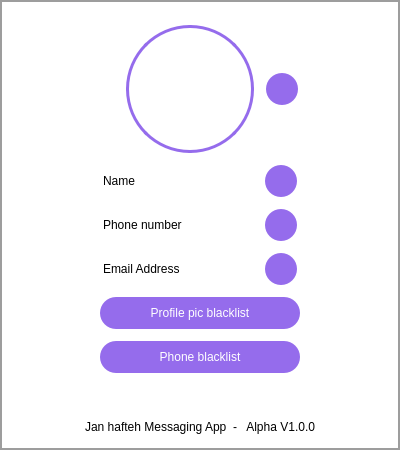
<?xml version="1.0" encoding="UTF-8"?>
<ui version="4.0">
 <class>SettingsDialog</class>
 <widget class="QDialog" name="SettingsDialog">
  <property name="geometry">
   <rect>
    <x>0</x>
    <y>0</y>
    <width>400</width>
    <height>450</height>
   </rect>
  </property>
  <property name="minimumSize">
   <size>
    <width>400</width>
    <height>450</height>
   </size>
  </property>
  <property name="maximumSize">
   <size>
    <width>400</width>
    <height>450</height>
   </size>
  </property>
  <property name="windowTitle">
   <string>Dialog</string>
  </property>
  <property name="layoutDirection">
   <enum>Qt::LeftToRight</enum>
  </property>
  <property name="styleSheet">
   <string notr="true">QLabel {
font: 500 15pt &quot;Helvetica Now Display&quot;; 
}
QDialog {
border: 2px solid #9d9d9d; background: white;
}

QAbstractButton{
border-radius: 16px; 
font: 800 13pt &quot;Helvetica Now Display&quot;; 
background: #956cec; 
color:white; 
}
QAbstractButton:hover {
background: #7152b3;
}
QAbstractButton:pressed {
background: white; 
border: 2px solid #956cec; 
color: #956cec;
}

QLineEdit {
border-radius: 20px;
border-style: solid;
border-width: 2px;
border-color: #9d9d9d;
padding-left: 10px;
font: 12pt &quot;Helvetica Now Text&quot;;
}</string>
  </property>
  <layout class="QVBoxLayout" name="verticalLayout">
   <property name="spacing">
    <number>12</number>
   </property>
   <property name="topMargin">
    <number>25</number>
   </property>
   <item>
    <layout class="QHBoxLayout" name="horizontalLayout_4">
     <item>
      <spacer name="horizontalSpacer_11">
       <property name="orientation">
        <enum>Qt::Horizontal</enum>
       </property>
       <property name="sizeHint" stdset="0">
        <size>
         <width>40</width>
         <height>20</height>
        </size>
       </property>
      </spacer>
     </item>
     <item>
      <spacer name="horizontalSpacer_2">
       <property name="orientation">
        <enum>Qt::Horizontal</enum>
       </property>
       <property name="sizeHint" stdset="0">
        <size>
         <width>70</width>
         <height>20</height>
        </size>
       </property>
      </spacer>
     </item>
     <item>
      <widget class="QLabel" name="profilePic">
       <property name="sizePolicy">
        <sizepolicy hsizetype="Fixed" vsizetype="Fixed">
         <horstretch>0</horstretch>
         <verstretch>0</verstretch>
        </sizepolicy>
       </property>
       <property name="minimumSize">
        <size>
         <width>128</width>
         <height>128</height>
        </size>
       </property>
       <property name="maximumSize">
        <size>
         <width>128</width>
         <height>128</height>
        </size>
       </property>
       <property name="styleSheet">
        <string notr="true">QLabel {
border-radius: 64px;
	border: 3px solid #956cec;
}</string>
       </property>
       <property name="pixmap">
        <pixmap resource="Resources.qrc">:/Graphics/Graphics/keanu.jpg</pixmap>
       </property>
       <property name="scaledContents">
        <bool>true</bool>
       </property>
      </widget>
     </item>
     <item>
      <widget class="QPushButton" name="editProfilePicButton">
       <property name="minimumSize">
        <size>
         <width>32</width>
         <height>32</height>
        </size>
       </property>
       <property name="maximumSize">
        <size>
         <width>32</width>
         <height>32</height>
        </size>
       </property>
       <property name="cursor">
        <cursorShape>PointingHandCursor</cursorShape>
       </property>
       <property name="styleSheet">
        <string notr="true">QPushButton {
border-image: url(:/Graphics/Graphics/edit_button.png);

}</string>
       </property>
      </widget>
     </item>
     <item>
      <spacer name="horizontalSpacer_14">
       <property name="orientation">
        <enum>Qt::Horizontal</enum>
       </property>
       <property name="sizeHint" stdset="0">
        <size>
         <width>40</width>
         <height>20</height>
        </size>
       </property>
      </spacer>
     </item>
     <item>
      <spacer name="horizontalSpacer">
       <property name="orientation">
        <enum>Qt::Horizontal</enum>
       </property>
       <property name="sizeHint" stdset="0">
        <size>
         <width>40</width>
         <height>20</height>
        </size>
       </property>
      </spacer>
     </item>
    </layout>
   </item>
   <item>
    <layout class="QHBoxLayout" name="horizontalLayout">
     <property name="sizeConstraint">
      <enum>QLayout::SetMinimumSize</enum>
     </property>
     <item>
      <spacer name="horizontalSpacer_5">
       <property name="orientation">
        <enum>Qt::Horizontal</enum>
       </property>
       <property name="sizeHint" stdset="0">
        <size>
         <width>40</width>
         <height>20</height>
        </size>
       </property>
      </spacer>
     </item>
     <item>
      <widget class="QLabel" name="usernameLabel">
       <property name="minimumSize">
        <size>
         <width>150</width>
         <height>0</height>
        </size>
       </property>
       <property name="text">
        <string>Name</string>
       </property>
      </widget>
     </item>
     <item>
      <widget class="QPushButton" name="editUsernameButton">
       <property name="minimumSize">
        <size>
         <width>32</width>
         <height>32</height>
        </size>
       </property>
       <property name="maximumSize">
        <size>
         <width>32</width>
         <height>32</height>
        </size>
       </property>
       <property name="cursor">
        <cursorShape>PointingHandCursor</cursorShape>
       </property>
       <property name="styleSheet">
        <string notr="true">QPushButton {
border-image: url(:/Graphics/Graphics/edit_button.png);

}</string>
       </property>
      </widget>
     </item>
     <item>
      <spacer name="horizontalSpacer_6">
       <property name="orientation">
        <enum>Qt::Horizontal</enum>
       </property>
       <property name="sizeHint" stdset="0">
        <size>
         <width>40</width>
         <height>20</height>
        </size>
       </property>
      </spacer>
     </item>
    </layout>
   </item>
   <item>
    <layout class="QHBoxLayout" name="horizontalLayout_2">
     <item>
      <spacer name="horizontalSpacer_7">
       <property name="orientation">
        <enum>Qt::Horizontal</enum>
       </property>
       <property name="sizeHint" stdset="0">
        <size>
         <width>40</width>
         <height>20</height>
        </size>
       </property>
      </spacer>
     </item>
     <item>
      <widget class="QLabel" name="phoneLabel">
       <property name="minimumSize">
        <size>
         <width>150</width>
         <height>0</height>
        </size>
       </property>
       <property name="text">
        <string>Phone number</string>
       </property>
      </widget>
     </item>
     <item>
      <widget class="QPushButton" name="editPhoneButton">
       <property name="minimumSize">
        <size>
         <width>32</width>
         <height>32</height>
        </size>
       </property>
       <property name="maximumSize">
        <size>
         <width>32</width>
         <height>32</height>
        </size>
       </property>
       <property name="cursor">
        <cursorShape>PointingHandCursor</cursorShape>
       </property>
       <property name="styleSheet">
        <string notr="true">QPushButton {
border-image: url(:/Graphics/Graphics/edit_button.png);

}</string>
       </property>
      </widget>
     </item>
     <item>
      <spacer name="horizontalSpacer_8">
       <property name="orientation">
        <enum>Qt::Horizontal</enum>
       </property>
       <property name="sizeHint" stdset="0">
        <size>
         <width>40</width>
         <height>20</height>
        </size>
       </property>
      </spacer>
     </item>
    </layout>
   </item>
   <item>
    <layout class="QHBoxLayout" name="horizontalLayout_3">
     <item>
      <spacer name="horizontalSpacer_9">
       <property name="orientation">
        <enum>Qt::Horizontal</enum>
       </property>
       <property name="sizeHint" stdset="0">
        <size>
         <width>40</width>
         <height>20</height>
        </size>
       </property>
      </spacer>
     </item>
     <item>
      <widget class="QLabel" name="emailAddressLabel">
       <property name="minimumSize">
        <size>
         <width>150</width>
         <height>0</height>
        </size>
       </property>
       <property name="text">
        <string>Email Address</string>
       </property>
      </widget>
     </item>
     <item>
      <widget class="QPushButton" name="editEmailButton">
       <property name="minimumSize">
        <size>
         <width>32</width>
         <height>32</height>
        </size>
       </property>
       <property name="maximumSize">
        <size>
         <width>32</width>
         <height>32</height>
        </size>
       </property>
       <property name="cursor">
        <cursorShape>PointingHandCursor</cursorShape>
       </property>
       <property name="styleSheet">
        <string notr="true">QPushButton {
border-image: url(:/Graphics/Graphics/edit_button.png);
}</string>
       </property>
      </widget>
     </item>
     <item>
      <spacer name="horizontalSpacer_10">
       <property name="orientation">
        <enum>Qt::Horizontal</enum>
       </property>
       <property name="sizeHint" stdset="0">
        <size>
         <width>40</width>
         <height>20</height>
        </size>
       </property>
      </spacer>
     </item>
    </layout>
   </item>
   <item>
    <layout class="QHBoxLayout" name="horizontalLayout_5">
     <property name="sizeConstraint">
      <enum>QLayout::SetMinimumSize</enum>
     </property>
     <item>
      <spacer name="horizontalSpacer_4">
       <property name="orientation">
        <enum>Qt::Horizontal</enum>
       </property>
       <property name="sizeHint" stdset="0">
        <size>
         <width>40</width>
         <height>20</height>
        </size>
       </property>
      </spacer>
     </item>
     <item>
      <widget class="QPushButton" name="addProfileBlacklistButton">
       <property name="minimumSize">
        <size>
         <width>200</width>
         <height>32</height>
        </size>
       </property>
       <property name="maximumSize">
        <size>
         <width>200</width>
         <height>32</height>
        </size>
       </property>
       <property name="cursor">
        <cursorShape>PointingHandCursor</cursorShape>
       </property>
       <property name="styleSheet">
        <string notr="true"/>
       </property>
       <property name="text">
        <string>Profile pic blacklist</string>
       </property>
      </widget>
     </item>
     <item>
      <spacer name="horizontalSpacer_3">
       <property name="orientation">
        <enum>Qt::Horizontal</enum>
       </property>
       <property name="sizeHint" stdset="0">
        <size>
         <width>40</width>
         <height>20</height>
        </size>
       </property>
      </spacer>
     </item>
    </layout>
   </item>
   <item>
    <layout class="QHBoxLayout" name="horizontalLayout_6">
     <property name="sizeConstraint">
      <enum>QLayout::SetMinimumSize</enum>
     </property>
     <item>
      <spacer name="horizontalSpacer_12">
       <property name="orientation">
        <enum>Qt::Horizontal</enum>
       </property>
       <property name="sizeHint" stdset="0">
        <size>
         <width>40</width>
         <height>20</height>
        </size>
       </property>
      </spacer>
     </item>
     <item>
      <widget class="QPushButton" name="addPhoneBlacklistButton">
       <property name="minimumSize">
        <size>
         <width>200</width>
         <height>32</height>
        </size>
       </property>
       <property name="maximumSize">
        <size>
         <width>200</width>
         <height>32</height>
        </size>
       </property>
       <property name="cursor">
        <cursorShape>PointingHandCursor</cursorShape>
       </property>
       <property name="styleSheet">
        <string notr="true"/>
       </property>
       <property name="text">
        <string>Phone blacklist</string>
       </property>
      </widget>
     </item>
     <item>
      <spacer name="horizontalSpacer_13">
       <property name="orientation">
        <enum>Qt::Horizontal</enum>
       </property>
       <property name="sizeHint" stdset="0">
        <size>
         <width>40</width>
         <height>20</height>
        </size>
       </property>
      </spacer>
     </item>
    </layout>
   </item>
   <item>
    <spacer name="verticalSpacer">
     <property name="orientation">
      <enum>Qt::Vertical</enum>
     </property>
     <property name="sizeHint" stdset="0">
      <size>
       <width>20</width>
       <height>40</height>
      </size>
     </property>
    </spacer>
   </item>
   <item>
    <widget class="QLabel" name="label">
     <property name="minimumSize">
      <size>
       <width>0</width>
       <height>25</height>
      </size>
     </property>
     <property name="styleSheet">
      <string notr="true">font: 400 10pt;</string>
     </property>
     <property name="text">
      <string>Jan hafteh Messaging App  -   Alpha V1.0.0</string>
     </property>
     <property name="alignment">
      <set>Qt::AlignCenter</set>
     </property>
    </widget>
   </item>
  </layout>
 </widget>
 <resources>
  <include location="Resources.qrc"/>
 </resources>
 <connections/>
</ui>
